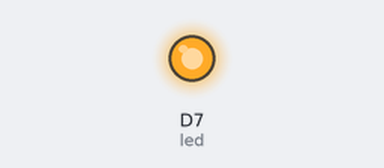
Recording of a sketch running on a simulated Particle Photon. Shown: output pins drawn as LEDs (lit = HIGH). Random numbers use the default seed unless the sketch sets one.

Above: at 0.1 s.
At 1.1 s:
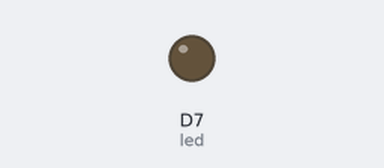
Timing chart, 0 to 2.6 s (numbered marks = the images above):
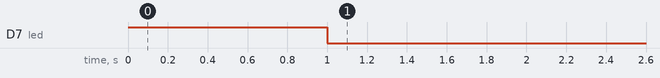

The sketch:

ifttt.ino
```cpp
int led = D7;
int lightval = 0;

void setup()
{
    //Check code works
    pinMode(led, OUTPUT);
    digitalWrite(led, HIGH);
    delay(1000);
    digitalWrite(led, LOW);


    Particle.variable("light", &lightval, INT);
}


void loop()
{
    //To simulate sensor input
    int lightval = random(0,1);

    delay(50); //Delay required to not overload the system with publish
}
```
